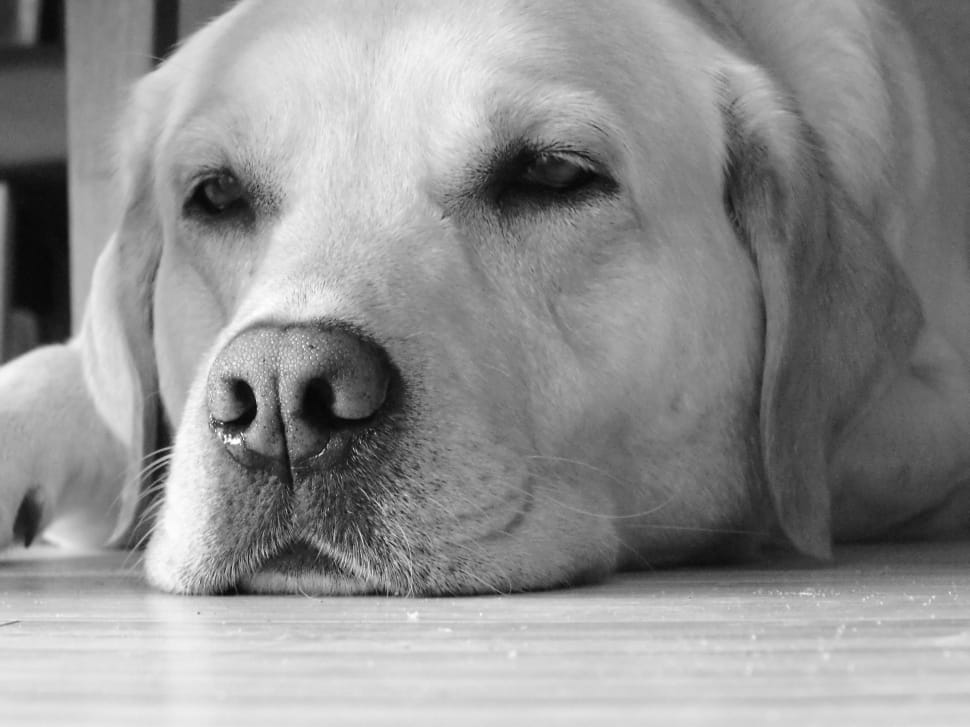
#> input picture Labwork 3/grayscale pic.jpg, 970 x 727 px
$ python TaskB2.py   (older library calls are emulated)
#> lines starting #> are read from the running program, lines starting #| are printed output that depends on the picture; after the words box and inside, x2 and y2 are one past the last pixel; in counts of white or black regions, pixels touching at a corner belong together
import cv2
import numpy as np
import matplotlib.pyplot as plt

img = cv2.imread("grayscale pic.jpg", cv2.IMREAD_GRAYSCALE)
#> img is the input picture: shape (727, 970); min 4, max 255, mean 144.3

noise = np.random.normal(0, 25, img.shape).astype(np.float32)
noisy = np.clip(img.astype(np.float32) + noise, 0, 255).astype(np.uint8)

smoothed = cv2.GaussianBlur(noisy, (5, 5), sigmaX=1.5)

def edge_detect(src):
    lap = np.uint8(np.absolute(cv2.Laplacian(src, cv2.CV_64F)))
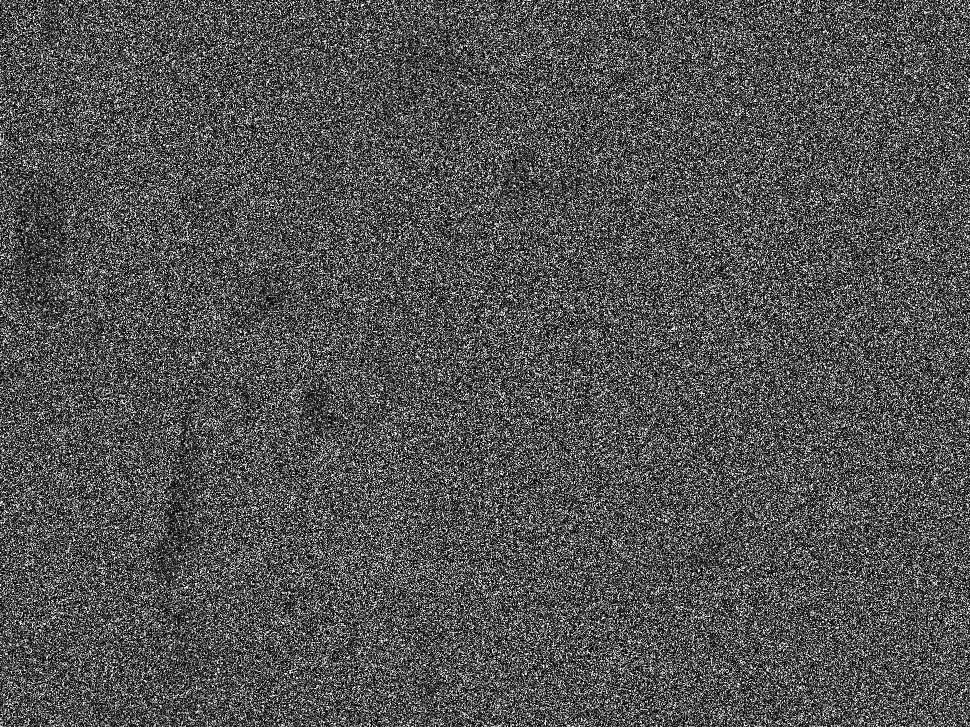
#> lap: shape (727, 970); min 0, max 255, mean 82.9
    sx  = cv2.Sobel(src, cv2.CV_64F, 1, 0, ksize=3)
    sy  = cv2.Sobel(src, cv2.CV_64F, 0, 1, ksize=3)
    sob = np.clip(np.sqrt(sx**2 + sy**2), 0, 255).astype(np.uint8)
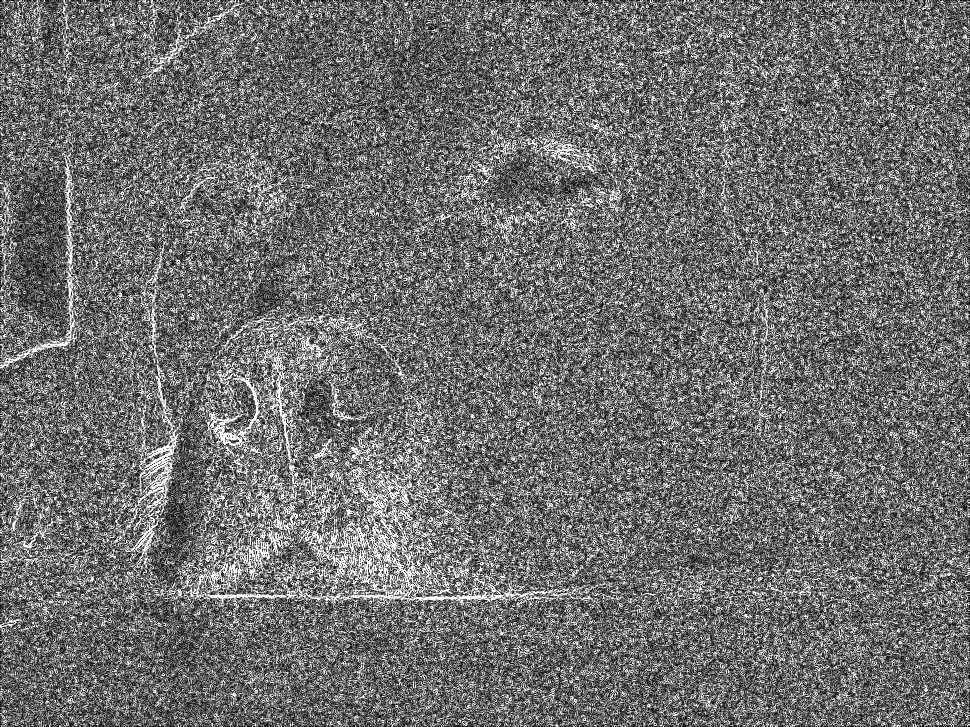
#> sob: shape (727, 970); min 0, max 255, mean 111.2
    can = cv2.Canny(src, 50, 150)
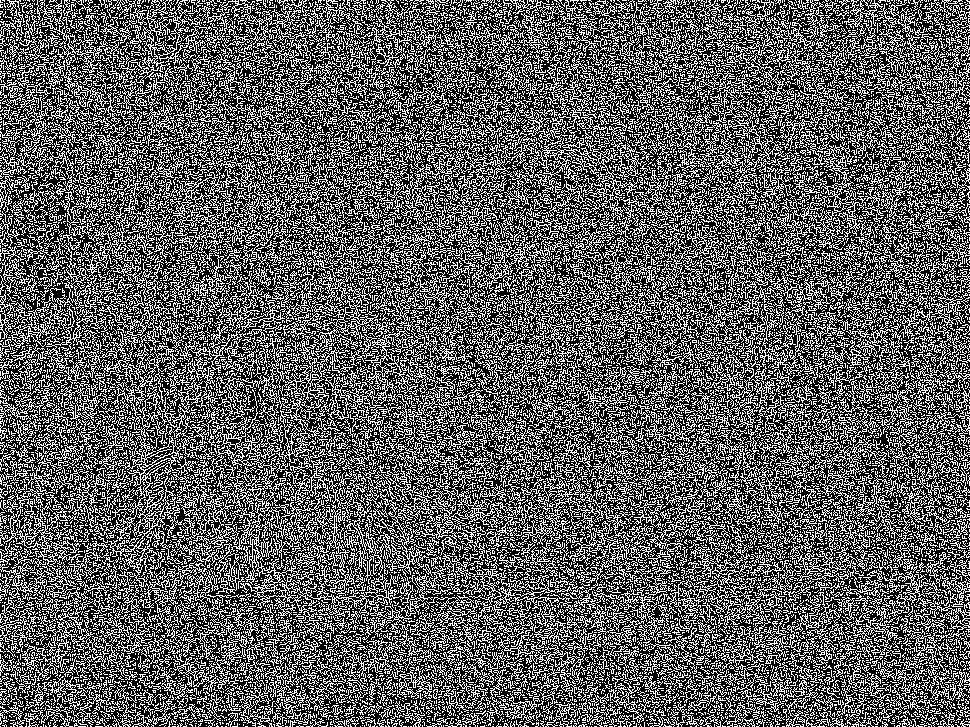
#> can: shape (727, 970); 36.7% white in thin lines or dots
    return lap, sob, can

lap_noisy,  sob_noisy,  can_noisy  = edge_detect(noisy)
lap_smooth, sob_smooth, can_smooth = edge_detect(smoothed)
#> in edge_detect (call 2), `sy  = cv2.Sobel(src, cv2.CV_64F, 0, 1, ksize=3)`:
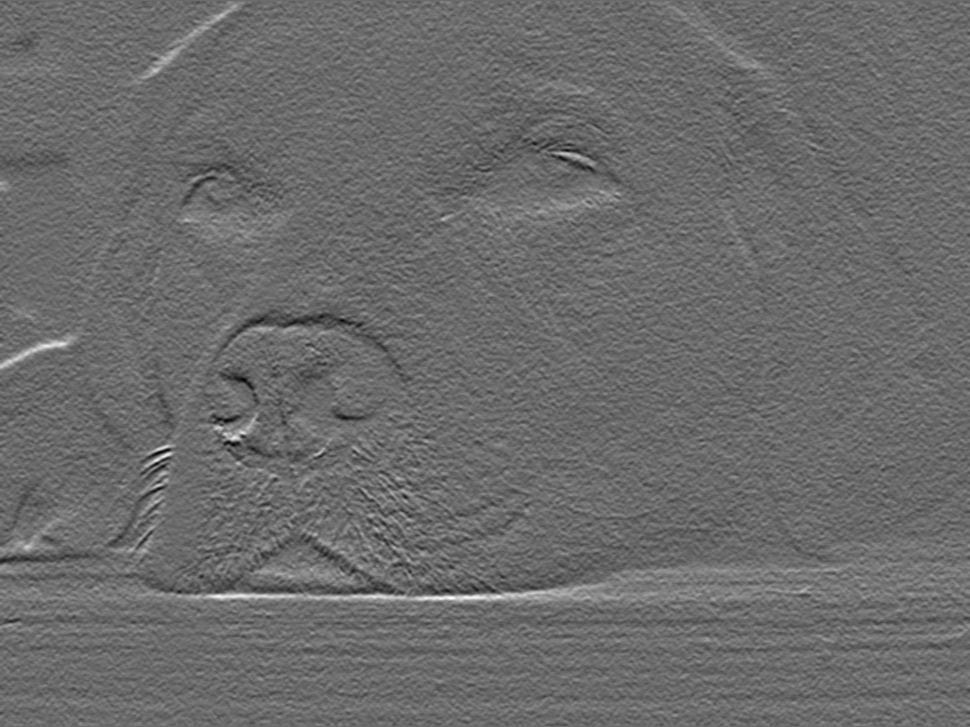
#> sy: shape (727, 970) float64; min -223, max 307, mean 0.8; drawn with min black and max white
#> in edge_detect (call 2), `sob = np.clip(np.sqrt(sx**2 + sy**2), 0, 255).astype(np.uint8)`:
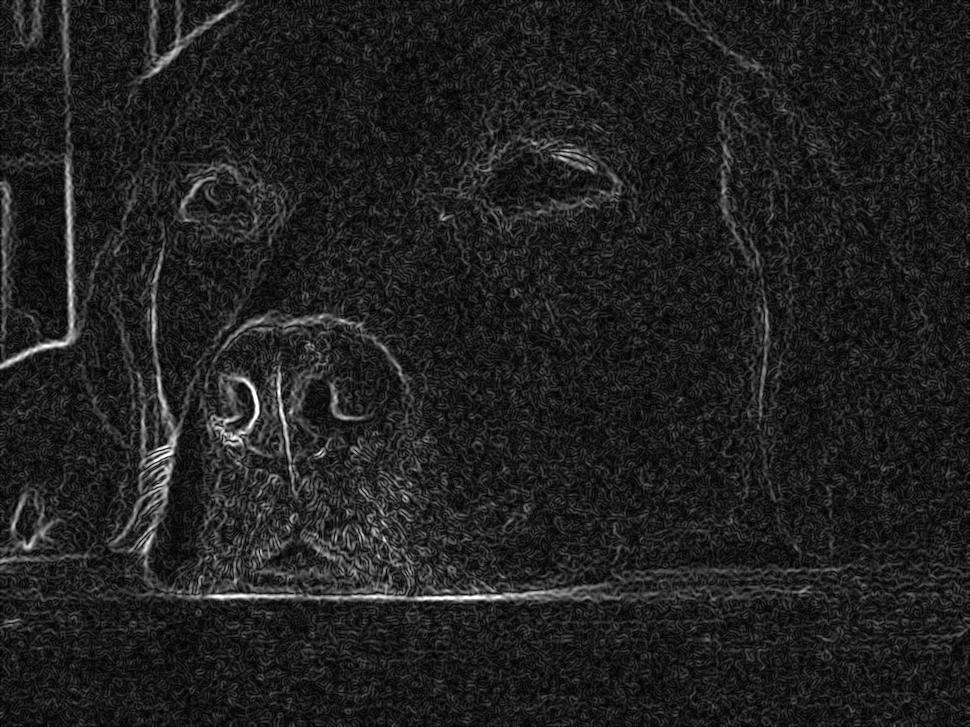
#> sob: shape (727, 970); min 0, max 255, mean 32.3
#> in edge_detect (call 2), `can = cv2.Canny(src, 50, 150)`:
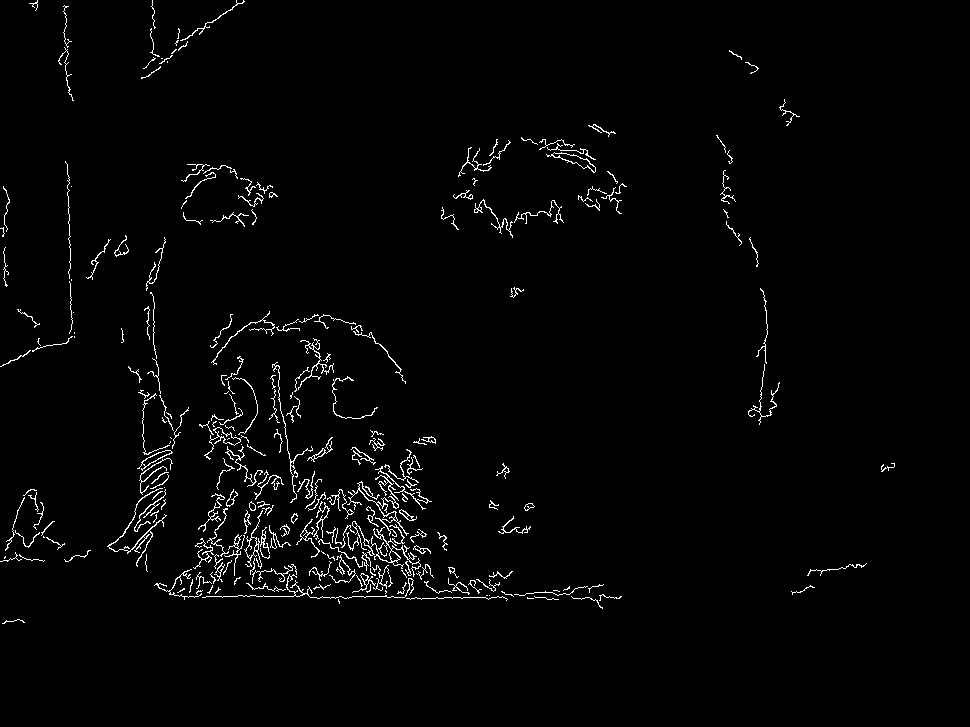
#> can: shape (727, 970); 1.9% white in thin lines or dots, all inside (x1, y1, x2, y2) = (0, 0, 895, 624)

fig, axes = plt.subplots(3, 3, figsize=(18, 15))
fig.suptitle("Task B2", fontsize=16, fontweight='bold')

rows = [
    ([noisy,      smoothed,     img],
     ["Noisy Image", "Smoothed Image", "Original (reference)"]),
    ([lap_noisy,  sob_noisy,  can_noisy],
     ["Laplacian (noisy)", "Sobel (noisy)", "Canny (noisy)"]),
    ([lap_smooth, sob_smooth, can_smooth],
     ["Laplacian (smoothed)", "Sobel (smoothed)", "Canny (smoothed)"]),
]

for r, (images, titles) in enumerate(rows):
    for c, (im, title) in enumerate(zip(images, titles)):
        axes[r][c].imshow(im, cmap='gray')
        axes[r][c].set_title(title, fontsize=12)
        axes[r][c].axis('off')
#> this loop made 3 passes
#> titles on passes 1 to 2: ['Noisy Image', 'Smoothed Image', 'Original (reference)'], ['Laplacian (noisy)', 'Sobel (noisy)', 'Canny (noisy)']

plt.tight_layout()
plt.savefig("task_b2_result.png", dpi=150)
plt.close()
